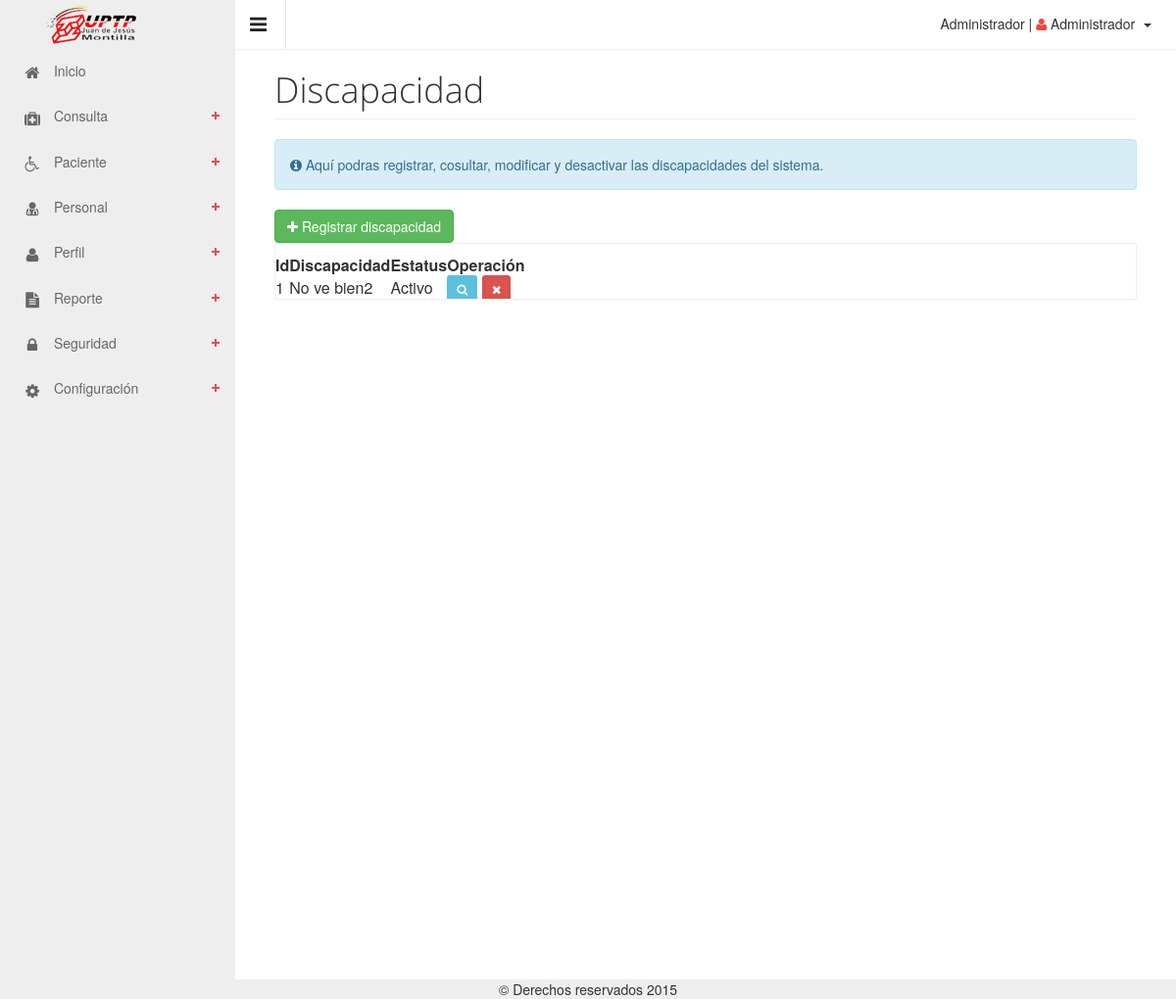
The app's page /vista/intranet.php?vista=configuracion/discapacidad (signed in) with its own data.
### tables this page shows
CREATE TABLE IF NOT EXISTS `tdiscapacidad` (
  `idtdiscapacidad` int(11) NOT NULL AUTO_INCREMENT,
  `discapacidad` varchar(45) NOT NULL,
  `estatusdiscapacidad` varchar(45) NOT NULL,
  PRIMARY KEY (`idtdiscapacidad`)
);

### modelo/m_mysql.php (called while the page is built, shortened)
<?php
class bd_my
{
	private $servidor = 'localhost';
	private $usuario = 'root';
	private $clave = '';
	private $con;
	protected function conectar()
	{
		$this->con=mysql_connect($this->servidor,$this->usuario,$this->clave);
	}
	protected function filtro($sql)
	{
	  	$lrTb=mysql_query($sql,$this->con) OR die(mysql_error());
	  	return $lrTb;
	}
    protected function proximo($result)
    {
      	$laRow=mysql_fetch_array($result);
      	return $laRow;
    }
}
?>

### modelo/m_discapacidad.php (called while the page is built, shortened)
<?php
	require_once('m_mysql.php');
	class claseDiscapacidad extends bd_my
	{
		public function listar()
		{
			$Filas = array();
			$cont = 0;
			$sql="SELECT * FROM tdiscapacidad;";
			$pcsql=$this->filtro($sql);
			while($laRow=$this->proximo($pcsql))
			{
				$Filas[$cont] = $laRow;
				$cont++;
			}
			return $Filas;
		}
	}
?>

### vista/configuracion/discapacidad.php (the view, shortened to what this page needs)
<h1 class="page-header">Discapacidad</h1>
<div class="alert alert-info" role="alert">
    <strong><i class="fa fa-info-circle"></i></strong> Aquí podras registrar, cosultar, modificar y desactivar las discapacidades del sistema.
</div>
<a class="btn btn-success" id="btn_registrar" href="?vista=configuracion/registrar_discapacidad"><i class="fa fa-plus"></i> Registrar discapacidad</a>
<form role="form" class="form" action="../control/c_discapacidad.php" method="POST" name="form_discapacidad" role="form" class="form">
    <table class="cell-border compact hover stripe" id="filtro">
        <thead>
            <th>Id</th><th>Discapacidad</th><th>Estatus</th><th>Operación</th>
        </thead>
        <tbody>
        <?php
                require_once('../modelo/m_discapacidad.php');
                $lobDiscapacidad=new claseDiscapacidad;
                $laDiscapacidad=$lobDiscapacidad->listar();
                for($i=0;$i<count($laDiscapacidad);$i++)
                {
                    $estatus=($laDiscapacidad[$i]['estatusdiscapacidad']==1)?'Activo':'Inactivo';
                    echo '<tr>';
                    echo '<td>'.$laDiscapacidad[$i]['idtdiscapacidad'].'</td>';
                    echo '<td>'.$laDiscapacidad[$i]['discapacidad'].'</td>';
                    echo '<td>'.$estatus.'</td>';
                    echo '<td>';
                        echo '<a class="btn-sm btn-info" href="#" onclick="buscar('.$laDiscapacidad[$i]['idtdiscapacidad'].')"><i class="fa fa-search icon-white"></i></a>';
                        if($laDiscapacidad[$i]['estatusdiscapacidad']=='1')
                        {
                            echo ' <a class="btn-sm btn-danger" href="#" onclick="desactivar('.$laDiscapacidad[$i]['idtdiscapacidad'].')" ><i class="fa fa-remove icon-white"></i></a>';
                        }
                        elseif (($laDiscapacidad[$i]['estatusdiscapacidad']=='0') OR ($laDiscapacidad[$i]['estatusdiscapacidad']==0) )
                        {
                            echo ' <a class="btn-sm btn-warning" title="Restaurar" href="#" onclick="activar('.$laDiscapacidad[$i]['idtdiscapacidad'].')" ><i class="fa fa-refresh fa-white"></i></a>';
                        }
                    echo "</td>";
                    echo '</tr>';
                }
            ?>
            </tbody>
    </table>
</form>

### records on screen
tdiscapacidad: idtdiscapacidad "1", discapacidad "No ve bien2", estatusdiscapacidad "Activo"

### other values on screen
$laModulos[$i][1] "Consulta"
$laModulos[$i][1] "Paciente"
$laModulos[$i][1] "Personal"
$laModulos[$i][1] "Perfil"
$laModulos[$i][1] "Reporte"
$laModulos[$i][1] "Seguridad"
$laModulos[$i][1] "Configuración"
$_SESSION['nombreusuario'] "Administrador"
$_SESSION['nombrerol'] "Administrador"
